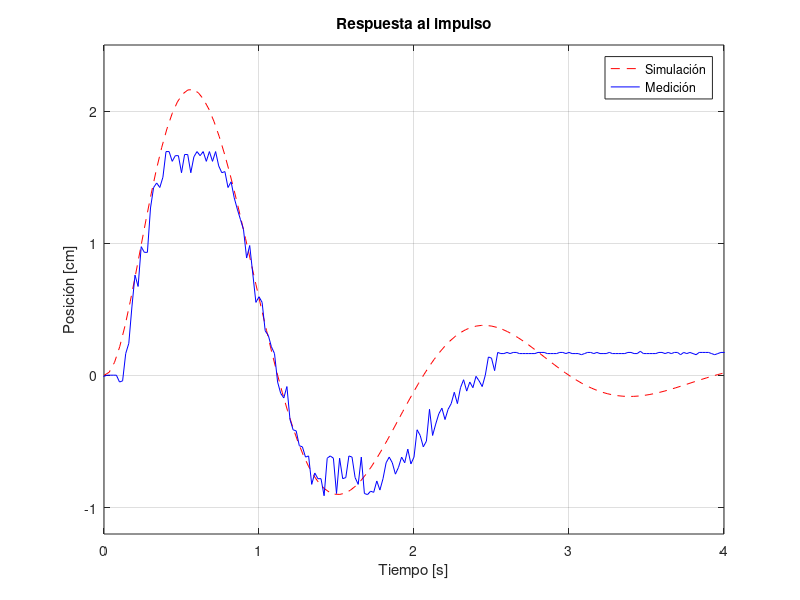
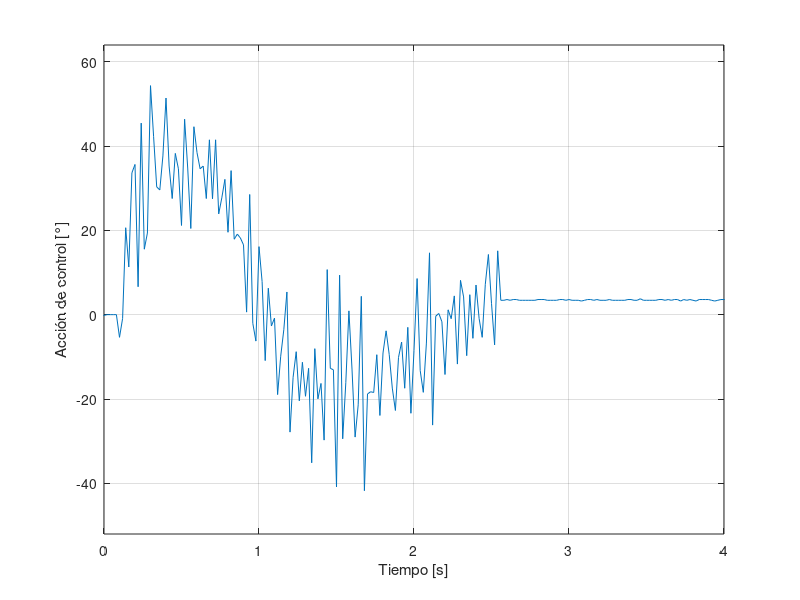

The MATLAB script that drew these images, in order: (Note: this script raises an error after producing the figures.)
%%
close all; clear;
k1 = 11.4345;
g = 9.807;
k2 = 100 * pi/180 * g * 2.1;
k = k1 * k2;
p1 = -10;
p2 = -4.8680 + 3.0753i;

a = -1/8; %ganancia para ajustar los datos al impulso unitario
t0 = 2.3; %tiempo para mover los datos medidos

P = zpk([], [0 p1 p2 conj(p2)], k);

kp = 2.5;
kd = 0.1;

s = tf('s');

C = kp + kd * s; %kd * (s + kp/kd)
L = C * P;
T = minreal(L/(1 + L));


x_label = 'Tiempo [s]';

%Respuesta al impulso
load('impulso_PD_v1.mat');

t0 = 3.9;
a = -0.12;
x_lim = [0, 4];

fig1 = figure;
[y, timp] = impulse(T);
plot(timp, y, 'r--'); hold on;
plot(t - t0, a * posicion, 'b-'); grid On;

xlim(x_lim);
ylim([-1.2, 2.5]);
xlabel(x_label);
ylabel('Posición [cm]');

legend('Simulación', 'Medición');
title('Respuesta al impulso');

saveas(fig1, 'PD-Respuesta al impulso.png');

%Acción de control

fig2 = figure;

plot(t - t0, angulo_servo); grid on;

xlim(x_lim);
xlabel(x_label);
ylabel('Acción de control [°]');
angulo_max = 59;
angulo_min = -47;
ylim([angulo_min - 5, angulo_max + 5]);

yline(angulo_max, 'k--');
yline(angulo_min, 'k--');

title('Acción de control');

saveas(fig2, 'PD-Acción de control(impulso).png');


%Respuesta al escalón

load('escalon_PD_v1.mat');
fig3 = figure;

t0 = 5;
[y, tstep] = step(10 * T);
plot(tstep, y, 'r--'); hold on;
plot(t - t0, posicion, 'b-'); grid On;
yline(10, 'k--');

xlabel(x_label);
xlim(x_lim);
ylabel('Posición [cm]');

legend('Simulación', 'Medición');
title('Respuesta al escalón');

saveas(fig3, 'PD-Respuesta al escalón.png');

%Acción de control
fig4 = figure;
plot(t - t0, angulo_servo); grid on;

xlim(x_lim);
xlabel(x_label);
ylabel('Acción de control [°]');
ylim([angulo_min - 5, angulo_max + 5]);

yline(angulo_max, 'k--');
yline(angulo_min, 'k--');

title('Acción de control');

saveas(fig4,'PD-Acción de control(escalón).png');

fig5 = figure;

opt = bodeoptions;
opt.PhaseMatching = 'On';
opt.PhaseMatchingValue = -90;
opt.PhaseMatchingFreq = 0.1;

[Gm,Pm,Wcg,Wcp] = margin(L);
Gm = 20 * log10(Gm);
margin(L, opt);

titulo = sprintf('Bode de L(s). \n Margen de ganancia %.2f dB en %.2f rad/s || Margen de fase %.1f ° en %.2f rad/s', Gm, Wcg, Pm, Wcp);
title(titulo);
grid on;

saveas(fig5, 'PD-Bode de L.png');

% Derivada ruidosa
load('PD-Derivada ruidosa.mat');
t0 = 8;
x_lim = [0, 5];

fig6 = figure;
subplot(2,1,1);
plot(t - t0, error);
title('Error');
xlabel(x_label);
xlim(x_lim);
ylabel('Error [cm]');
ylim([-20, 20]);
grid on;

subplot(2,1,2);
plot(t - t0, derivada);
title('Derivada');
xlabel(x_label);
ylabel('Derivada [cm/s]');
xlim(x_lim);
ylim([-3000, 3000]);
grid on

saveas(fig6, 'PD-Derivada ruidosa.png');
